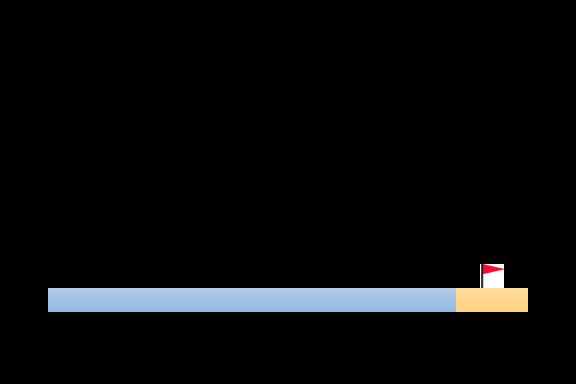

This game map was drawn from its Tiled (.tmx) file and the tilesets committed beside it. A one-line description and the trimmed map source follow:
An orthogonal 24x16 tile map with 24x24 px tiles, 1 tile layer (stage).

<map version="1.0" orientation="orthogonal" renderorder="right-down" width="24" height="16" tilewidth="24" tileheight="24" nextobjectid="1">
 <tileset firstgid="1" name="block" tilewidth="24" tileheight="24" tilecount="7" columns="7">
  <image source="maptile.png" width="168" height="24" />
 </tileset>
 <layer name="stage" width="24" height="16">
  <data>[384 cells, 21 non-empty, 3 distinct tile ids]</data>
 </layer>
</map>
